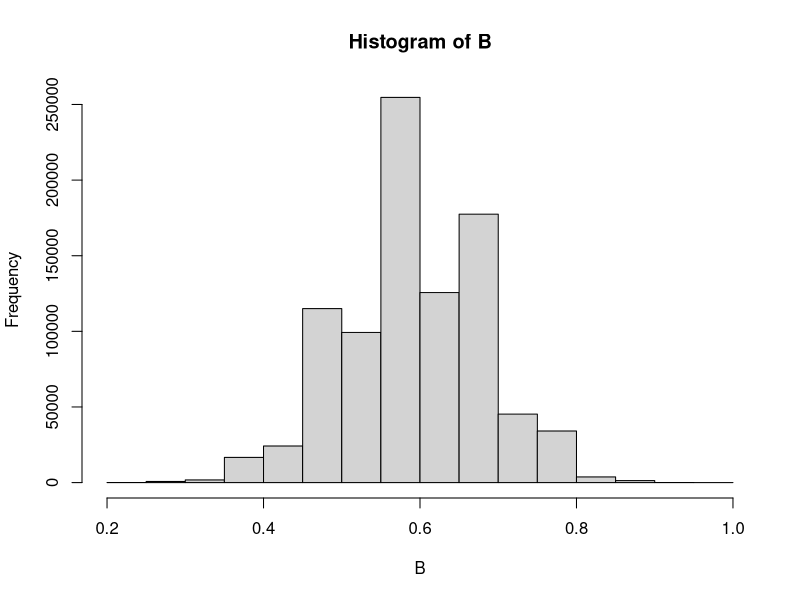

R code for this plot:
boots1=function(x,a,b){
  bs=rep(0,b)
  for(i in 1:b)
    bs[i]=mean(sample(x,a,replace=T))
  bs
}

muestra=c(1,0,1,1,1,1,1,0,0,0,0,1,1,1,0,0,0,1,1,0,1,1,1,0,1,1,1,0,0,1)
B=boots1(muestra,length(muestra),900000)
estimacion=mean(B)
errorE= sqrt(var(B)/length(B))
error=2*errorE
liminf=estimacion-error
limsup=estimacion+error
cbind(estimacion ,error, liminf, limsup)
hist(B)